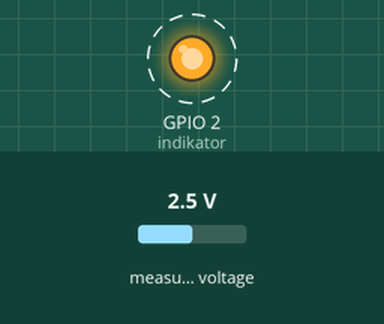
Recording of a sketch running on a simulated ESP32. Parts: output pins drawn as LEDs (lit = HIGH). Dashed ring = blinking. The inputs (shaded band) are chosen by the test bench; at power-on: measured voltage 2.5 V. What the sketch prints to the serial monitor is not drawn.

Above: at 0.5 s.
Timing chart, 0 to 4.6 s (numbered marks = the images above):
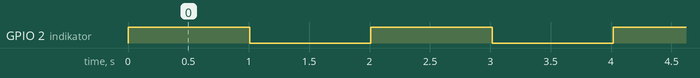

The sketch:

salinitas_sensor.ino
```cpp
/*****************************************
 * Board: ESP32 Dev Module
 * Sensor Salinitas via ADS1115 (ADC eksternal)
 * Kalibrasi berdasarkan regresi logaritmik
 *****************************************/

#include <Wire.h>
#include <Adafruit_ADS1X15.h>
#include <math.h>  // untuk pow()

// Inisialisasi ADS1115
Adafruit_ADS1115 ads;

// LED indikator opsional
#define indikator 2

// Variabel
int16_t adcReading;     // Nilai mentah ADC dari ADS1115
float voltage;          // Tegangan dalam volt
float salinitas;        // Nilai salinitas dalam ppm
float salinity;

void setup() {
  Serial.begin(115200);
  pinMode(indikator, OUTPUT);
  digitalWrite(indikator, LOW);

  if (!ads.begin()) {
    Serial.println("ADS1115 tidak terdeteksi! Cek koneksi I2C.");
    while (1);
  }

  ads.setGain(GAIN_ONE);  // Rentang ±4.096V (1 bit = 125 µV)
  Serial.println("Kalibrasi Salinitas dengan Regresi Polinomial Siap!");
}

void loop() {
  digitalWrite(indikator, HIGH);
  delay(1000);

  adcReading = ads.readADC_SingleEnded(0);
  voltage = adcReading * 4.096 / 32767.0;

// Kalibrasi salinitas dengan regresi logaritmik
  salinity = exp((voltage + 0.310) / 0.4112);


  // Tampilkan ke Serial Monitor
  Serial.print("ADC: ");
  Serial.print(adcReading);
  Serial.print(" | Tegangan (V): ");
  Serial.print(voltage, 5);
  Serial.print(" | Salinitas (ppm): ");
  Serial.println(salinity, 0);

  digitalWrite(indikator, LOW);
  delay(1000);
}
```

Measured:
- by itself, GPIO 2 (indikator): alternates HIGH for 1.0 s and LOW for 1.0 s
